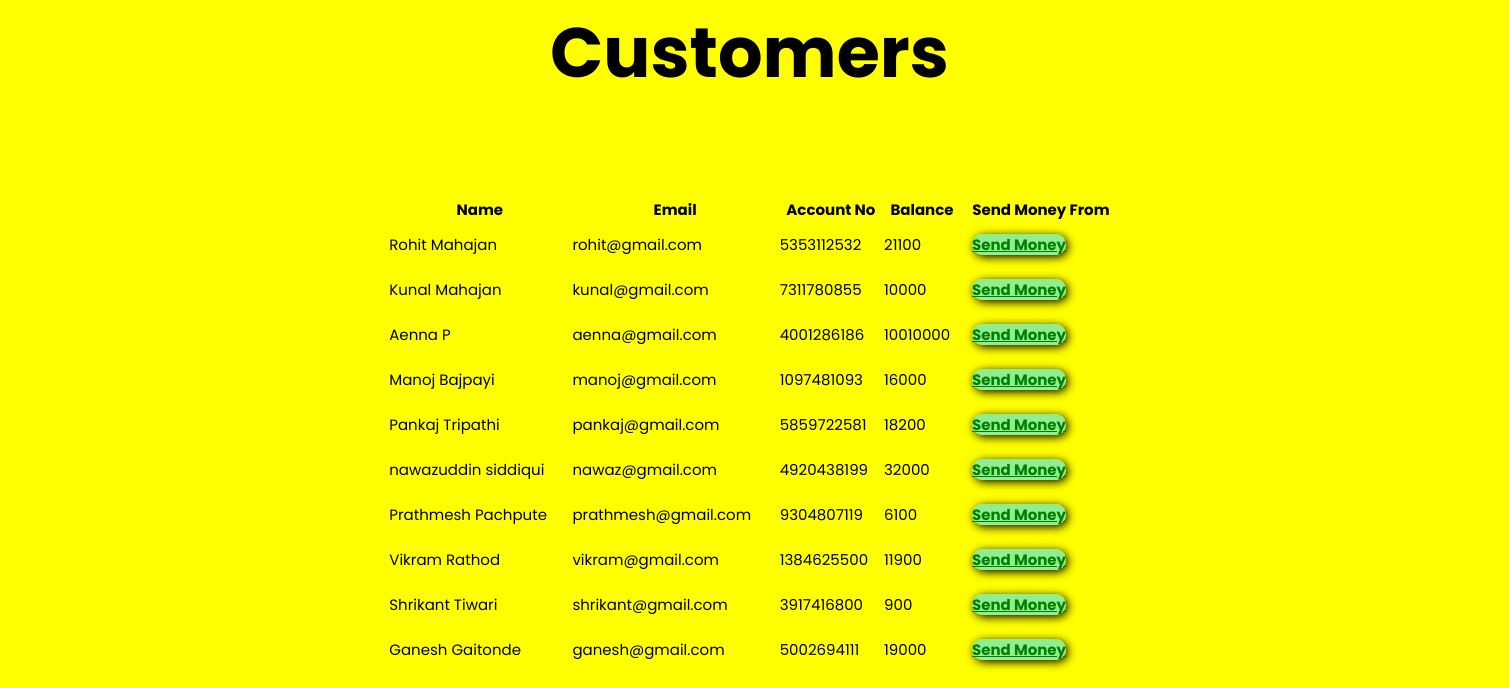
The page /customers.php on the database its author committed.
### tables this page shows
CREATE TABLE `users` (
  `sr` int(11) NOT NULL,
  `name` varchar(20) NOT NULL,
  `email` varchar(20) NOT NULL,
  `accno` varchar(10) NOT NULL,
  `blc` bigint(20) NOT NULL
);

### customers.php (the view, shortened to what this page needs)
<!DOCTYPE html>
<a style="margin:auto;width:50%;padding:550px;font-size:70px; font-weight: bold;color:black;">Customers</a>
<html lang="en">
<head>
    <link rel="stylesheet" href="index.css">
    <link rel="stylesheet" href="https://cdnjs.cloudflare.com/ajax/libs/font-awesome/5.15.3/css/all.min.css" />
</head>
<body style="background-color:yellow;">
<?php include 'config.php'; ?>
    <?php
$conn = mysqli_connect($servername, $username, $password,"sparksbank");
if(!$conn){
    die("Connection not established: ".mysqli_connect_error());
}else{
    $sql = "SELECT * FROM `users`";
    $result = mysqli_query($conn, $sql);
?>
        <table class="table" style="margin-top: 80px;font-size:15px;color:black; ">
            <thead  >
                <tr>
                    <th scope="col">Name</th>
                    <th scope="col">Email</th>
                    <th scope="col">Account No</th>
                    <th scope="col" >Balance</th>
                    <th scope="col" >Send Money From</th>
                </tr>
            </thead>
                <?php
echo "<tbody>";
        while($row = mysqli_fetch_assoc($result)){
        echo    '
            <tr>
              <td>'.$row['name'].'</td>
              <td>'.$row['email'].'</td>
              <td>'.$row['accno'].'</td>
              <td>'.$row['blc'].'</td>
              <td style="padding:10px 10px 10px 10px">
              <a href="transfermoney.php?reads='.$row['accno'].'"
              <button type="button" class="btn mybtn btn-outline-light">Send Money</button>
              </a>
              </td>
            </tr>';
    }
    }
    echo "</tbody>";
?>
</body>
 </html>

### index.css (style rules this page uses)
* { margin: 0; padding: 0; box-sizing: border-box; font-family: 'Poppins', sans-serif; }

### customers.php (style rules this page uses)
.mybtn { box-shadow: 2px 2px 10px black; border-radius: 30px; font-weight: bold; background-color: lightgreen; color: green; }
.table { margin:auto; width:50%; padding:10px; }

### rows shown on the page
users: name "Rohit Mahajan", email "rohit@gmail.com", accno "5353112532", blc "21100"
users: name "Kunal Mahajan", email "kunal@gmail.com", accno "7311780855", blc "10000"
users: name "Aenna P", email "aenna@gmail.com", accno "4001286186", blc "10010000"
users: name "Manoj Bajpayi", email "manoj@gmail.com", accno "1097481093", blc "16000"
users: name "Pankaj Tripathi", email "pankaj@gmail.com", accno "5859722581", blc "18200"
users: name "nawazuddin siddiqui", email "nawaz@gmail.com", accno "4920438199", blc "32000"
users: name "Prathmesh Pachpute", email "prathmesh@gmail.com", accno "9304807119", blc "6100"
users: name "Vikram Rathod", email "vikram@gmail.com", accno "1384625500", blc "11900"
users: name "Shrikant Tiwari", email "shrikant@gmail.com", accno "3917416800", blc "900"
users: name "Ganesh Gaitonde", email "ganesh@gmail.com", accno "5002694111", blc "19000"
